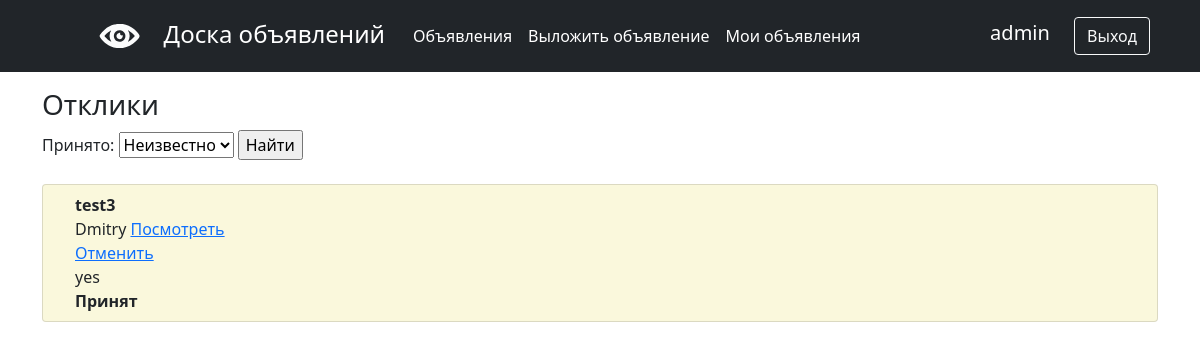
Screenshot of /adv/account/ (signed in) with the database file from the repository.
### main/models.py (models this page shows, shortened)
class Advertisement(models.Model):
    header = models.CharField(max_length=255)
    text = models.TextField()
    video_link = models.TextField(null=True, blank=True)
    category = models.ForeignKey(Category, on_delete=models.CASCADE, verbose_name='Категория')
    time_create = models.DateTimeField(auto_now_add=True)
    user = models.ForeignKey(User, on_delete=models.CASCADE, related_name='advertisement_user')
    image = models.ImageField(upload_to='images/', null=True, blank=True)

class Response(models.Model):
    post = models.ForeignKey(Advertisement, on_delete=models.CASCADE, related_name='response_advertisement')
    user = models.ForeignKey(User, on_delete=models.CASCADE)
    resp_text = models.CharField(max_length=255,  verbose_name='Текст')
    time_create = models.DateTimeField(auto_now_add=True)
    accepted = models.BooleanField(default=False, verbose_name='Принято')
    class Meta:
        unique_together = ('post', 'user')
    def is_accept(self):
        return self.accepted

### main/views.py (the view, shortened to what this page needs)
# urls.py: path('account/', UserView.as_view(), name='account'),
class UserView(ListView):
    model = Advertisement
    template_name = 'account.html'
    context_object_name = 'advs'
    queryset = Response.objects.order_by('-time_create')
    def get_context_data(self, **kwargs):
        context = super().get_context_data(**kwargs)
        context['filter'] = AccountFilter(self.request.GET, queryset=self.get_queryset())
        check_valid(self)
        return context

### main/views.py (called while the page is built)
def check_valid(self):
    print('post')
    if self.request.user.is_authenticated:
        if not UserCode.objects.filter(user_id=self.request.user).values('valid')[0]['valid']:
            print('da!!')
            self.request.user.delete()
    return redirect('/adv/')

### templates/account.html (shortened to what this page needs)
{% extends 'flatpages/default.html' %}
{% block content %}
<h3>Отклики</h3>
<form method="GET">
    {{ filter.form }}
    <input type="submit" value="Найти">
</form>
<ul class="list-group mt-4">
    {% if user.advertisement_user.all%}
    {% for adv in filter.qs %}
    {% for advs in user.advertisement_user.all %}
    {% if adv.post_id == advs.id %}
    <li class="list-group-item" href="{% url 'adv_detail' adv.id %}">
        <b>{{ advs.header}}</b>
        <br>
        <span>{{ adv.user }}</span>
        <span class="pull-right mr-3"><a href="{% url 'adv_detail' adv.id %}">Посмотреть</a></span>
        <br>
        {% if not adv.is_accept %}
        <span class="pull-right mr-3"><a href="{% url 'resp_accept' adv.id %}">Принять</a></span>
        {% else %}
        <span class="pull-right mr-3"><a href="{% url 'resp_cancel' adv.id %}">Отменить</a></span>
        <br>
        {% endif %}
        <span>{{ adv.resp_text }}</span>
        {% if adv.is_accept %}
        <div class="pull-right"><b>Принят</b></div>
        {% endif %}
        {% endif %}
        {% endfor %}
    </li>
    {% endfor %}
    {% else %}
    <p>Откликов нет</p>
    {% endif %}
</ul>
{% endblock content %}

### templates/flatpages/default.html (shortened to what this page needs)
<!DOCTYPE html>
<html lang="en">
<head>
    {% load static %}
    <link href="{% static 'css/styles.css' %}" rel="stylesheet"/>
</head>
<body>
<header class="p-3 bg-dark text-white">
    <div class="container">
        <div class="d-flex flex-wrap align-items-center justify-content-center justify-content-lg-start">
            <ul class="nav col-12 col-lg-auto me-lg-auto mb-2 justify-content-center mb-md-0">
                <img class="navbar-brand " src="{% static 'img/logo.svg' %}" alt="logo">
                <span class="fs-4">Доска объявлений</span>
                <li><a href="/adv/" class="nav-link px-2 text-white">Объявления</a></li>
                <li><a href="{% url 'adv_create' %}" class="nav-link px-2 text-white">Выложить объявление</a></li>
                {% if request.user.is_authenticated %}
                <li><a href="{% url 'account' %}" class="nav-link px-2 text-white">Мои объявления</a></li>
                {% endif %}
            </ul>
            <div class="text-end">
                {% if not request.user.is_authenticated %}
                <a href="{% url 'login' %}" class="btn btn-outline-light me-2" role="button">Вход</a>
                <a href="{% url 'register' %}" class="btn btn-warning" role="button">Регистрация</a>
                {% else %}
                <span class="fs-5">{{ user.username }}</span>
                <a href="{% url 'logout' %}" class="btn btn-outline-light me-2" role="button">Выход</a>
                {% endif %}
            </div>
        </div>
    </div>
</header>
<div class="container">
    {% block content %}
    {% endblock content %}
</div>
</body>
</html>

### rows the page displays
Response: user "Dmitry", resp_text "yes"
Advertisement: header "test3"

### other values shown
{{ user.username }} "admin"
